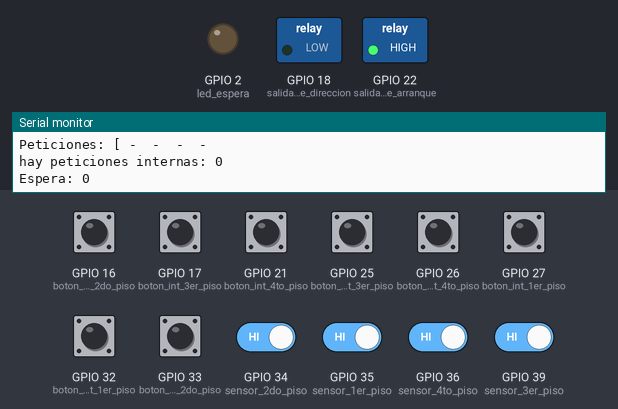
Simulated run of this program. Board: ESP32. Parts: switched loads named in the program (green lamp = pin HIGH), output pins drawn as LEDs (lit = HIGH), the last lines printed to the serial monitor. The test bench sets the inputs (shaded band); at power-on: GPIO 16 (boton_int_2do_piso), GPIO 17 (boton_int_3er_piso), GPIO 21 (boton_int_4to_piso), GPIO 25 (boton_ext_3er_piso), GPIO 26 (boton_ext_4to_piso), GPIO 27 (boton_int_1er_piso), GPIO 32 (boton_ext_1er_piso), GPIO 33 (boton_ext_2do_piso), GPIO 34 (sensor_2do_piso), GPIO 35 (sensor_1er_piso), GPIO 36 (sensor_4to_piso), GPIO 39 (sensor_3er_piso) HIGH. Pins used as bus, display or sensor lines are not drawn.

Above: at 1.2 s.
1.3 s: GPIO 16 (boton_int_2do_piso) pulled LOW for 0.15 s
At 1.59 s:
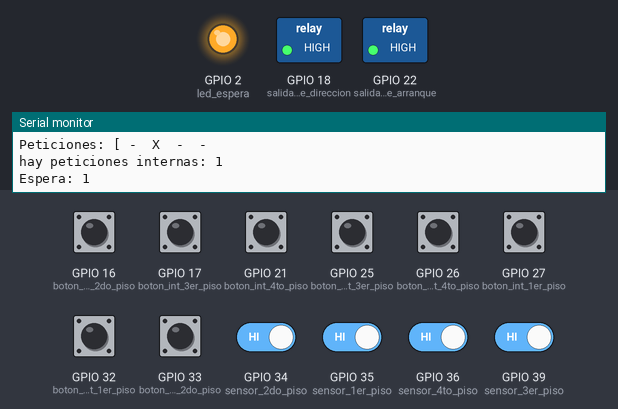
At 2.1 s:
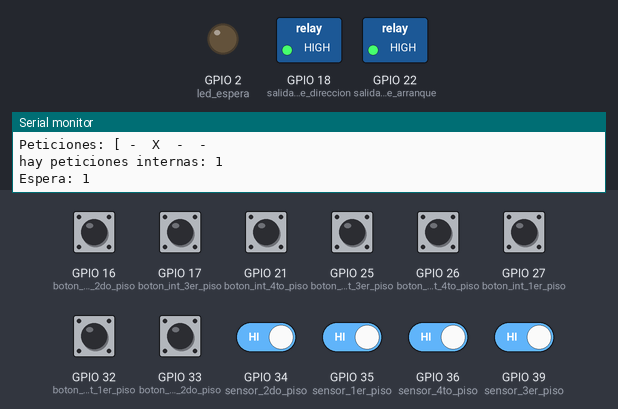
7.4 s: GPIO 25 (boton_ext_3er_piso) pulled LOW for 0.15 s
10.4 s: GPIO 36 (sensor_4to_piso) driven LOW
At 13.3 s:
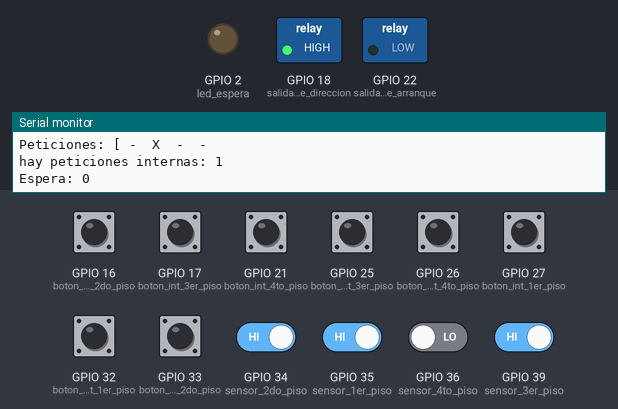
Timing chart, 0 to 14.8 s (numbered marks = the images above; inputs shaded):
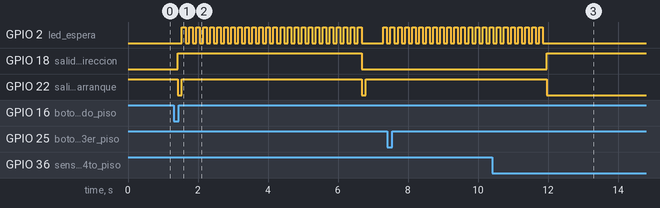

The program:

main.cpp
```cpp
#include <Arduino.h>

// ==== Pines ====
// Sensores
#define sensor_4to_piso 36
#define sensor_3er_piso 39
#define sensor_2do_piso 34
#define sensor_1er_piso 35

// Botones externos
#define boton_ext_4to_piso 26
#define boton_ext_3er_piso 25
#define boton_ext_2do_piso 33
#define boton_ext_1er_piso 32

// Botones internos
#define boton_int_4to_piso 21
#define boton_int_3er_piso 17
#define boton_int_2do_piso 16
#define boton_int_1er_piso 27

// Siete segmentos
#define S2 19
#define S1 23

// Relés
#define salida_rele_direccion 18
#define salida_rele_arranque 22

// Led de espera
#define led_espera 2

enum STATE {
  S_ENTRE_PISOS,
  S_SUBIENDO,
  S_PAR_SUB,
  S_BAJANDO,
  S_PAR_BAJ,
  S_PARADO,
  S_BAJANDO_AL_PISO_MAS_CERCANO
};

bool b1, b2, b3, b4, bc1, bc2, bc3, bc4, s1, s2, s3, s4;

bool peticiones_internas[5] = {false, false, false, false, false};

bool peticiones_externas[5] = {false, false, false, false, false};

bool *peticiones;

bool espera, espera_anterior;

bool ledOn, lecturaAnterior;

bool _hay_peticiones_internas = false;

bool mov_pet_ext = false;

int pet_actuales = 0;  // 0 externas  1 internas

STATE state = S_ENTRE_PISOS;

int piso_actual = 0;

int parado = 1;
int arrancado = 0;
int motor = parado;

int subiendo = 1;
int bajando = 0;
int direccion = bajando;

ulong runTime;
ulong tiempoEspera;
ulong tEsperaLed;

ulong segundosEspera = 5;
ulong msEsperaLed = 500;

ulong suma_verificacion = 0;
ulong suma_verificacion_anterior = 0;

const char* stateToString(STATE state) {
  switch (state) {
    case S_ENTRE_PISOS: return "S_ENTRE_PISOS";
    case S_SUBIENDO: return "S_SUBIENDO";
    case S_PAR_SUB: return "S_PAR_SUB";
    case S_BAJANDO: return "S_BAJANDO";
    case S_PAR_BAJ: return "S_PAR_BAJ";
    case S_PARADO: return "S_PARADO";
    case S_BAJANDO_AL_PISO_MAS_CERCANO: return "S_BAJANDO_AL_PISO_MAS_CERCANO";
    default: return "ESTADO_DESCONOCIDO";
  }
}

bool hay_peticiones_internas() {
  for (int i = 1; i <= 4; i++) {
    if (peticiones_internas[i]) return true;
  }
  return false;
}

void registro_debug() {
  Serial.print(s1);
  Serial.print(" ");
  Serial.print(s2);
  Serial.print(" ");
  Serial.print(s3);
  Serial.print(" ");
  Serial.print(s4);
  Serial.print(" - ");

  Serial.print(b1);
  Serial.print(" ");
  Serial.print(b2);
  Serial.print(" ");
  Serial.print(b3);
  Serial.print(" ");
  Serial.print(b4);
  Serial.print(" - ");

  Serial.print(bc1);
  Serial.print(" ");
  Serial.print(bc2);
  Serial.print(" ");
  Serial.print(bc3);
  Serial.print(" ");
  Serial.print(bc4);

  Serial.println();

  Serial.print("Piso actual: ");
  Serial.print(piso_actual);

  Serial.println();

  Serial.print("Estado actual: ");
  Serial.print(stateToString(state));

  Serial.println();

  Serial.print("Peticiones internas: [");
  for (int i = 1; i <= 4; i++) {
    if (peticiones_internas[i]) {
      Serial.print(" X ");
    } else {
      Serial.print(" - ");
    }
  }

  Serial.println();

  Serial.print("Peticiones externas: [");
  for (int i = 1; i <= 4; i++) {
    if (peticiones_externas[i]) {
      Serial.print(" X ");
    } else {
      Serial.print(" - ");
    }
  }

  Serial.println();

  Serial.print("Peticiones: [");
  for (int i = 1; i <= 4; i++) {
    if (peticiones[i]) {
      Serial.print(" X ");
    } else {
      Serial.print(" - ");
    }
  }

  Serial.println();

  Serial.print("hay peticiones internas: ");
  Serial.print(_hay_peticiones_internas);

  Serial.println();

  Serial.print("Espera: ");
  Serial.print(espera);

  Serial.println();
}

const char* bitsPiso(int piso) {
  switch (piso) {
      case 1: return "00";
      case 2: return "01";
      case 3: return "11";
      case 4: return "10";
      default: return "22";
  }
}

const char* bitsState(STATE _state) {
  switch (_state) {
      case S_ENTRE_PISOS: return "000";
      case S_BAJANDO_AL_PISO_MAS_CERCANO: return "001";
      case S_PAR_SUB: return "010";
      case S_PAR_BAJ: return "011";
      case S_SUBIENDO: return "100";
      case S_BAJANDO: return "101";
      case S_PARADO: return "110";
      default: return "111";
  }
}

int boolToInt(bool value) {
  if (value) return 1;
  else return 0;
}

void esperaIntermitente() {
  ledOn = digitalRead(led_espera) == HIGH;
  if (ledOn != lecturaAnterior) tEsperaLed = runTime + msEsperaLed;

  if (runTime > tEsperaLed) {
    int proximoEstadoLed = ledOn ? 0 : 1;
    digitalWrite(led_espera, proximoEstadoLed);
  }

  lecturaAnterior = digitalRead(led_espera) == HIGH;
}

void setup() {
  pinMode(sensor_4to_piso, INPUT_PULLUP);
  pinMode(sensor_3er_piso, INPUT_PULLUP);
  pinMode(sensor_2do_piso, INPUT_PULLUP);
  pinMode(sensor_1er_piso, INPUT_PULLUP);

// Botones externos
  pinMode(boton_ext_4to_piso, INPUT_PULLUP);
  pinMode(boton_ext_3er_piso, INPUT_PULLUP);
  pinMode(boton_ext_2do_piso, INPUT_PULLUP);
  pinMode(boton_ext_1er_piso, INPUT_PULLUP);

// Botones internos
  pinMode(boton_int_4to_piso, INPUT_PULLUP);
  pinMode(boton_int_3er_piso, INPUT_PULLUP);
  pinMode(boton_int_2do_piso, INPUT_PULLUP);
  pinMode(boton_int_1er_piso, INPUT_PULLUP);

// Siete segmentos
  pinMode(S2, OUTPUT);
  pinMode(S1, OUTPUT);

// Relés
  pinMode(salida_rele_direccion, OUTPUT);
  pinMode(salida_rele_arranque, OUTPUT);

// LED de espera
  pinMode(led_espera, OUTPUT);

  digitalWrite(salida_rele_arranque, HIGH);
  digitalWrite(salida_rele_direccion, HIGH);

  Serial.begin(115200);

}


void loop() {

  runTime = millis();

  _hay_peticiones_internas = hay_peticiones_internas();

  s1 = !digitalRead(sensor_1er_piso);
  s2 = digitalRead(sensor_2do_piso);
  s3 = digitalRead(sensor_3er_piso);
  s4 = !digitalRead(sensor_4to_piso);

  b1 = digitalRead(boton_ext_1er_piso);
  b2 = digitalRead(boton_ext_2do_piso);
  b3 = digitalRead(boton_ext_3er_piso);
  b4 = digitalRead(boton_ext_4to_piso);

  bc1 = digitalRead(boton_int_1er_piso);
  bc2 = digitalRead(boton_int_2do_piso);
  bc3 = digitalRead(boton_int_3er_piso);
  bc4 = digitalRead(boton_int_4to_piso);

  if (!bc1 && s1 && !peticiones_internas[1]) {
    peticiones_internas[1] = true;
  }

  if (!bc2 && s2 && !peticiones_internas[2]) {
    peticiones_internas[2] = true;
  }

  if (!bc3 && s3 && !peticiones_internas[3]) {
    peticiones_internas[3] = true;
  }

  if (!bc4 && s4 && !peticiones_internas[4]) {
    peticiones_internas[4] = true;
  }

  if (!b1 && s1 && !peticiones_externas[1]) {
    peticiones_externas[1] = true;
  }

  if (!b2 && s2 && !peticiones_externas[2]) {
    peticiones_externas[2] = true;
  }

  if (!b3 && s3 && !peticiones_externas[3]) {
    peticiones_externas[3] = true;
  }

  if (!b4 && s4 && !peticiones_externas[4]) {
    peticiones_externas[4] = true;
  }

  // Se priorizan las peticiones internas sobre las externas
  if (_hay_peticiones_internas && !mov_pet_ext) {
    peticiones = peticiones_internas;
    pet_actuales = 1;
  } else {
    peticiones = peticiones_externas;
    pet_actuales = 0;
  }

  // peticiones = peticiones_externas;

  switch (state) {

    case S_ENTRE_PISOS: {
      mov_pet_ext = false;
      if (!s1) {
        piso_actual = 1;
        state = S_PARADO;
      } else if (!s2) {
        piso_actual = 2;
        state = S_PARADO;
      } else if (!s3) {
        piso_actual = 3;
        state = S_PARADO;
      } else if (!s4) {
        piso_actual = 4;
        state = S_PARADO;
      } else {
        state = S_BAJANDO_AL_PISO_MAS_CERCANO;
      }
      break;
    }

    case S_BAJANDO_AL_PISO_MAS_CERCANO: {
      mov_pet_ext = false;
      if (!s3) {
        piso_actual = 3;
        state = S_PARADO;
      } else if (!s2) {
        piso_actual = 2;
        state = S_PARADO;
      } else if (!s1) {
        piso_actual = 1;
        state = S_PARADO;
      }
      break;
    }

    case S_SUBIENDO: {
      if (pet_actuales == 0) {
        mov_pet_ext = true;
      } else {
        mov_pet_ext = false;
      }
      if (!s2 && peticiones[2]) {
        piso_actual = 2;
        espera = true;
        peticiones[2] = false;
        state = S_PAR_SUB;
      } else if (!s3 && peticiones[3]) {
        piso_actual = 3;
        espera = true;
        peticiones[3] = false;
        state = S_PAR_SUB;
      } else if (!s4) {
        piso_actual = 4;
        espera = true;
        peticiones[4] = false;
        state = S_PAR_BAJ;
      }
      break;
    }

    case S_PAR_SUB: {
      mov_pet_ext = false;
      if (!espera) {
        bool peticiones_arriba = false;
        for (int i = piso_actual + 1; i <= 4; i++) {
          if (peticiones[i]) {
            peticiones_arriba = true;
            state = S_SUBIENDO;
            break;
          }
        }
        if (!peticiones_arriba) {
          espera = false;
          state = S_PAR_BAJ;
        }
      }
      break;
    }

    case S_PAR_BAJ: {
      mov_pet_ext = false;
      if (!espera) {
        bool peticiones_abajo = false;
        for (int i = piso_actual - 1; i >= 1; i--) {
          if (peticiones[i]) {
            peticiones_abajo = true;
            state = S_BAJANDO;
            break;
          }
        }
        if (!peticiones_abajo) {
          state = S_PARADO;
        }
      }
      break;
    }

    case S_BAJANDO: {
      if (pet_actuales == 0) {
        mov_pet_ext = true;
      } else {
        mov_pet_ext = false;
      }
      if (!s3 && peticiones[3]) {
        piso_actual = 3;
        espera = true;
        peticiones[3] = false;
        state = S_PAR_BAJ;
      } else if (!s2 && peticiones[2]) {
        piso_actual = 2;
        espera = true;
        peticiones[2] = false;
        state = S_PAR_BAJ;
      } else if (!s1) {
        piso_actual = 1;
        espera = true;
        peticiones[1] = false;
        state = S_PAR_SUB;
      }
      break;
    }

    case S_PARADO: {
      mov_pet_ext = false;
      bool _peticiones_arriba = false;
      bool _peticiones_abajo = false;
      for (int i = piso_actual + 1; i <= 4; i++) {
        if (peticiones[i]) {
          _peticiones_arriba = true;
          state = S_SUBIENDO;
          break;
        }
      }
      if (!_peticiones_arriba) {
        for (int i = piso_actual - 1; i >= 1; i--) {
          if (peticiones[i]) {
            _peticiones_abajo = true;
            state = S_BAJANDO;
            break;
          }
        }
      }
      break;
    }

    default: {
      break;
    }
  }

  if (state == S_SUBIENDO) {
    motor = arrancado;
    direccion = subiendo;
  } else if (state == S_BAJANDO || state == S_BAJANDO_AL_PISO_MAS_CERCANO) {
    motor = arrancado;
    direccion = bajando;
  } else {
    motor = parado;
  }

  digitalWrite(salida_rele_arranque, motor);
  digitalWrite(salida_rele_direccion, direccion);

  if (espera) {
    esperaIntermitente();
  } else {
    digitalWrite(led_espera, LOW);
  }

  if (!s1) {
    digitalWrite(S2, 0); digitalWrite(S1, 0);
  }

  if (!s2) {
    digitalWrite(S2, 0); digitalWrite(S1, 1);
  }

  if (!s3) {
    digitalWrite(S2, 1); digitalWrite(S1, 1);
  }

  if (!s4) {
    digitalWrite(S2, 1); digitalWrite(S1, 0);
  }

// disparar el timer

  if (espera && !espera_anterior) tiempoEspera = runTime + segundosEspera * 1000;

  if (runTime > tiempoEspera) {
    espera = false;
  }

  espera_anterior = espera;

  // DEBUG

  const char* bits_piso_actual = bitsPiso(piso_actual);
  int piso_actual_bit_1 = bits_piso_actual[0] - '0';
  int piso_actual_bit_2 = bits_piso_actual[1] - '0';

  const char* bits_estado_actual = bitsState(state);
  int estado_actual_bit_1 = bits_estado_actual[0] - '0';
  int estado_actual_bit_2 = bits_estado_actual[1] - '0';
  int estado_actual_bit_3 = bits_estado_actual[2] - '0';

  suma_verificacion_anterior = suma_verificacion;
  suma_verificacion = 1 * s1 + 2 * s2 + 4 * s3 + 8 * s4
  + 16 * bc1 + 32 * bc2 + 64 * bc3 + 128 * bc4
  + 256 * b1 + 512 * b2 + 1024 * b3 + 2048 * b4
  + 4096 * piso_actual_bit_1 + 8192 * piso_actual_bit_2
  + 16384 * estado_actual_bit_1 + 32768 * estado_actual_bit_2
  + 65536 * estado_actual_bit_3 + 131072 * boolToInt(espera)
  + 262144 * boolToInt(_hay_peticiones_internas);

  int multiplicador = 262144;

  ulong suma_peticiones = 0;
  for (int i = 1; i <= 4; i++) {
    multiplicador *= 2;
    suma_peticiones += multiplicador * boolToInt(peticiones_externas[i]);
  }
  for (int i = 1; i <= 4; i++) {
    multiplicador *= 2;
    suma_peticiones += multiplicador * boolToInt(peticiones_internas[i]);
  }

  suma_verificacion += suma_peticiones;

  if (suma_verificacion != suma_verificacion_anterior) {
    registro_debug();
  }

  delay(100);

}
```

Measured:
- after the input at 1.3 s, GPIO 2 (led_espera): goes 25 × (HIGH 0.11 s, LOW 0.10 s), HIGH 0.11 s, LOW 0.63 s, HIGH 0.10 s, then LOW, starting after 0.24 s; GPIO 18 (salida_rele_direccion): LOW → HIGH after 0.13 s, → LOW 5.2 s later; GPIO 22 (salida_rele_arranque): alternates HIGH for 5.1 s and LOW for 0.11 s, starting after 0.13 s
- after the input at 10.4 s, GPIO 2 (led_espera): goes on until 11.8 s, then stays LOW; GPIO 18 (salida_rele_direccion): goes on until 12.0 s, then stays HIGH; GPIO 22 (salida_rele_arranque): goes on until 12.0 s, then stays LOW
